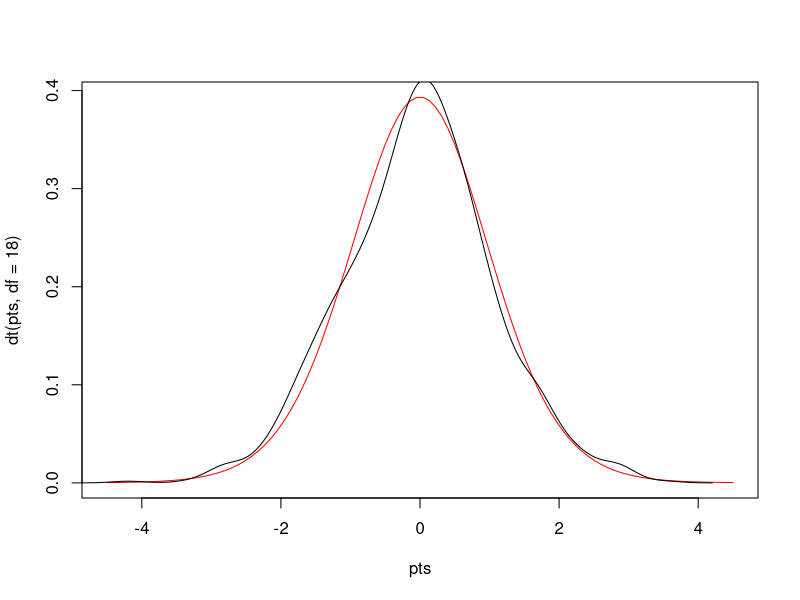
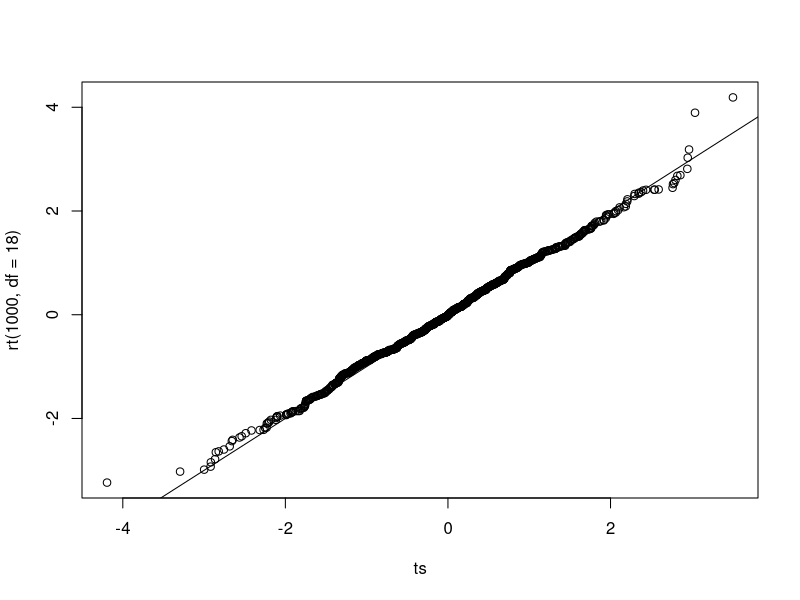

Generate these figures, in order, with R:

#References:#
#http://statistics.berkeley.edu/computing/r-t-tests
x = rnorm(10)
y = rnorm(10)
#Two Sample t-test
ttest = t.test(x,y)
ttest$statistic
ts = replicate(1000,t.test(rnorm(10),rnorm(10))$statistic)
range(ts)
pts = seq(-4.5,4.5,length=100)
 plot(pts,dt(pts,df=18),col='red',type='l')
 lines(density(ts))
 
 ## QQ Plot
 qqplot(ts,rt(1000,df=18))
 abline(0,1)
 
 #Power of the t-test
## define the power function
 t.power = function(nsamp=c(10,10),nsim=1000,means=c(0,0),sds=c(1,1)){
   lower = qt(.025,df=sum(nsamp) - 2)
   upper = qt(.975,df=sum(nsamp) - 2)
   ts = replicate(nsim,
                  t.test(rnorm(nsamp[1],mean=means[1],sd=sds[1]),
                         rnorm(nsamp[2],mean=means[2],sd=sds[2]))$statistic)
   
   sum(ts < lower | ts > upper) / nsim
 }
 
 # use the power function
  t.power(means=c(0,1))